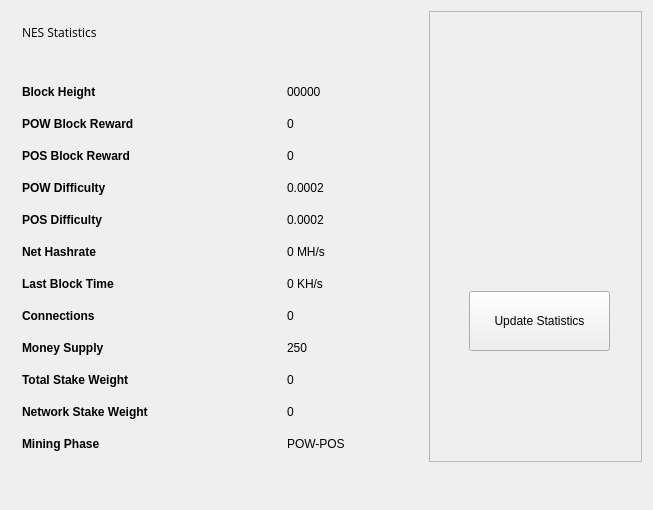
<?xml version="1.0" encoding="UTF-8"?>
<ui version="4.0">
 <class>StatisticsPage</class>
 <widget class="QWidget" name="StatisticsPage">
  <property name="windowModality">
   <enum>Qt::NonModal</enum>
  </property>
  <property name="geometry">
   <rect>
    <x>0</x>
    <y>0</y>
    <width>653</width>
    <height>510</height>
   </rect>
  </property>
  <property name="windowTitle">
   <string>Digging</string>
  </property>
  <property name="styleSheet">
   <string notr="true">font-family:'Open Sans, sans-serif';</string>
  </property>
  <layout class="QGridLayout" name="gridLayout">
   <property name="sizeConstraint">
    <enum>QLayout::SetMaximumSize</enum>
   </property>
   <item row="0" column="1">
    <widget class="QFrame" name="frame">
     <property name="minimumSize">
      <size>
       <width>213</width>
       <height>0</height>
      </size>
     </property>
     <property name="frameShape">
      <enum>QFrame::StyledPanel</enum>
     </property>
     <property name="frameShadow">
      <enum>QFrame::Raised</enum>
     </property>
     <widget class="QPushButton" name="startButton">
      <property name="geometry">
       <rect>
        <x>40</x>
        <y>280</y>
        <width>141</width>
        <height>60</height>
       </rect>
      </property>
      <property name="sizePolicy">
       <sizepolicy hsizetype="Fixed" vsizetype="Fixed">
        <horstretch>0</horstretch>
        <verstretch>0</verstretch>
       </sizepolicy>
      </property>
      <property name="minimumSize">
       <size>
        <width>120</width>
        <height>60</height>
       </size>
      </property>
      <property name="autoFillBackground">
       <bool>false</bool>
      </property>
      <property name="styleSheet">
       <string notr="true"/>
      </property>
      <property name="text">
       <string>Update Statistics</string>
      </property>
     </widget>
     <widget class="QLabel" name="label">
      <property name="geometry">
       <rect>
        <x>10</x>
        <y>10</y>
        <width>191</width>
        <height>191</height>
       </rect>
      </property>
      <property name="text">
       <string/>
      </property>
      <property name="pixmap">
       <pixmap resource="../bitcoin.qrc">:/icons/coinbg</pixmap>
      </property>
      <property name="scaledContents">
       <bool>true</bool>
      </property>
     </widget>
    </widget>
   </item>
   <item row="0" column="0">
    <widget class="QFrame" name="gridFrame_2">
     <layout class="QGridLayout" name="gridLayout_4">
      <item row="3" column="0">
       <layout class="QFormLayout" name="formLayout_2">
        <property name="fieldGrowthPolicy">
         <enum>QFormLayout::FieldsStayAtSizeHint</enum>
        </property>
        <property name="horizontalSpacing">
         <number>139</number>
        </property>
        <property name="verticalSpacing">
         <number>18</number>
        </property>
        <property name="rightMargin">
         <number>0</number>
        </property>
        <item row="1" column="0">
         <widget class="QLabel" name="label_14">
          <property name="text">
           <string>&lt;html&gt;&lt;head/&gt;&lt;body&gt;&lt;p&gt;&lt;span style=&quot; font-weight:600;&quot;&gt;Block Height&lt;/span&gt;&lt;/p&gt;&lt;/body&gt;&lt;/html&gt;</string>
          </property>
         </widget>
        </item>
        <item row="1" column="1">
         <widget class="QLabel" name="heightBox">
          <property name="text">
           <string>00000</string>
          </property>
         </widget>
        </item>
        <item row="2" column="0">
         <widget class="QLabel" name="label_12">
          <property name="text">
           <string>&lt;html&gt;&lt;head/&gt;&lt;body&gt;&lt;p&gt;&lt;span style=&quot; font-weight:600;&quot;&gt;POW Block Reward&lt;/span&gt;&lt;/p&gt;&lt;/body&gt;&lt;/html&gt;</string>
          </property>
         </widget>
        </item>
        <item row="2" column="1">
         <widget class="QLabel" name="rewardBox">
          <property name="text">
           <string>0</string>
          </property>
         </widget>
        </item>
        <item row="3" column="0">
         <widget class="QLabel" name="label_17">
          <property name="text">
           <string>&lt;html&gt;&lt;head/&gt;&lt;body&gt;&lt;p&gt;&lt;span style=&quot; font-weight:600;&quot;&gt;POS Block Reward&lt;/span&gt;&lt;/p&gt;&lt;/body&gt;&lt;/html&gt;</string>
          </property>
         </widget>
        </item>
        <item row="3" column="1">
         <widget class="QLabel" name="posrewardBox">
          <property name="text">
           <string>0</string>
          </property>
         </widget>
        </item>
        <item row="4" column="0">
         <widget class="QLabel" name="label_13">
          <property name="text">
           <string>&lt;html&gt;&lt;head/&gt;&lt;body&gt;&lt;p&gt;&lt;span style=&quot; font-weight:600;&quot;&gt;POW Difficulty&lt;/span&gt;&lt;/p&gt;&lt;/body&gt;&lt;/html&gt;</string>
          </property>
         </widget>
        </item>
        <item row="4" column="1">
         <widget class="QLabel" name="diffBox">
          <property name="text">
           <string>0.0002</string>
          </property>
         </widget>
        </item>
        <item row="5" column="0">
         <widget class="QLabel" name="label_9">
          <property name="text">
           <string>&lt;html&gt;&lt;head/&gt;&lt;body&gt;&lt;p&gt;&lt;span style=&quot; font-weight:600;&quot;&gt;POS Difficulty&lt;/span&gt;&lt;/p&gt;&lt;/body&gt;&lt;/html&gt;</string>
          </property>
         </widget>
        </item>
        <item row="5" column="1">
         <widget class="QLabel" name="diffBox2">
          <property name="text">
           <string>0.0002</string>
          </property>
         </widget>
        </item>
        <item row="6" column="1">
         <widget class="QLabel" name="pawrateBox">
          <property name="text">
           <string>0 MH/s</string>
          </property>
         </widget>
        </item>
        <item row="7" column="0">
         <widget class="QLabel" name="label3_2">
          <property name="sizePolicy">
           <sizepolicy hsizetype="Preferred" vsizetype="Maximum">
            <horstretch>0</horstretch>
            <verstretch>0</verstretch>
           </sizepolicy>
          </property>
          <property name="text">
           <string>&lt;html&gt;&lt;head/&gt;&lt;body&gt;&lt;p&gt;&lt;span style=&quot; font-weight:600;&quot;&gt;Last Block Time&lt;/span&gt;&lt;/p&gt;&lt;/body&gt;&lt;/html&gt;</string>
          </property>
         </widget>
        </item>
        <item row="7" column="1">
         <widget class="QLabel" name="localBox">
          <property name="text">
           <string>0 KH/s</string>
          </property>
         </widget>
        </item>
        <item row="8" column="0">
         <widget class="QLabel" name="label1_2">
          <property name="text">
           <string>&lt;html&gt;&lt;head/&gt;&lt;body&gt;&lt;p&gt;&lt;span style=&quot; font-weight:600;&quot;&gt;Connections&lt;/span&gt;&lt;/p&gt;&lt;/body&gt;&lt;/html&gt;</string>
          </property>
         </widget>
        </item>
        <item row="8" column="1">
         <widget class="QLabel" name="connectionBox">
          <property name="text">
           <string>0</string>
          </property>
         </widget>
        </item>
        <item row="9" column="0">
         <widget class="QLabel" name="label_8">
          <property name="text">
           <string>&lt;html&gt;&lt;head/&gt;&lt;body&gt;&lt;p&gt;&lt;span style=&quot; font-weight:600;&quot;&gt;Money Supply&lt;/span&gt;&lt;/p&gt;&lt;/body&gt;&lt;/html&gt;</string>
          </property>
         </widget>
        </item>
        <item row="9" column="1">
         <widget class="QLabel" name="volumeBox">
          <property name="text">
           <string>250</string>
          </property>
         </widget>
        </item>
        <item row="10" column="0">
         <widget class="QLabel" name="label_10">
          <property name="text">
           <string>&lt;html&gt;&lt;head/&gt;&lt;body&gt;&lt;p&gt;&lt;span style=&quot; font-weight:600;&quot;&gt;Total Stake Weight&lt;/span&gt;&lt;/p&gt;&lt;/body&gt;&lt;/html&gt;</string>
          </property>
         </widget>
        </item>
        <item row="10" column="1">
         <widget class="QLabel" name="minBox">
          <property name="text">
           <string>0</string>
          </property>
         </widget>
        </item>
        <item row="11" column="0">
         <widget class="QLabel" name="label_11">
          <property name="text">
           <string>&lt;html&gt;&lt;head/&gt;&lt;body&gt;&lt;p&gt;&lt;span style=&quot; font-weight:600;&quot;&gt;Network Stake Weight&lt;/span&gt;&lt;/p&gt;&lt;/body&gt;&lt;/html&gt;</string>
          </property>
         </widget>
        </item>
        <item row="11" column="1">
         <widget class="QLabel" name="maxBox">
          <property name="text">
           <string>0</string>
          </property>
         </widget>
        </item>
        <item row="12" column="0">
         <widget class="QLabel" name="label_15">
          <property name="text">
           <string>&lt;html&gt;&lt;head/&gt;&lt;body&gt;&lt;p&gt;&lt;span style=&quot; font-weight:600;&quot;&gt;Mining Phase&lt;/span&gt;&lt;/p&gt;&lt;/body&gt;&lt;/html&gt;</string>
          </property>
         </widget>
        </item>
        <item row="12" column="1">
         <widget class="QLabel" name="cBox">
          <property name="text">
           <string>POW-POS</string>
          </property>
         </widget>
        </item>
        <item row="6" column="0">
         <widget class="QLabel" name="label_16">
          <property name="text">
           <string>&lt;html&gt;&lt;head/&gt;&lt;body&gt;&lt;p&gt;&lt;span style=&quot; font-weight:600;&quot;&gt;Net Hashrate&lt;/span&gt;&lt;/p&gt;&lt;/body&gt;&lt;/html&gt;</string>
          </property>
         </widget>
        </item>
       </layout>
      </item>
      <item row="1" column="0">
       <layout class="QHBoxLayout" name="horizontalLayout_4">
        <property name="spacing">
         <number>7</number>
        </property>
        <item>
         <widget class="QLabel" name="label_5">
          <property name="font">
           <font>
            <family>Open Sans, sans-serif</family>
           </font>
          </property>
          <property name="text">
           <string>NES Statistics</string>
          </property>
         </widget>
        </item>
        <item>
         <spacer name="horizontalSpacer_2">
          <property name="orientation">
           <enum>Qt::Horizontal</enum>
          </property>
          <property name="sizeHint" stdset="0">
           <size>
            <width>40</width>
            <height>20</height>
           </size>
          </property>
         </spacer>
        </item>
       </layout>
      </item>
      <item row="2" column="0">
       <spacer name="verticalSpacer_2">
        <property name="orientation">
         <enum>Qt::Vertical</enum>
        </property>
        <property name="sizeHint" stdset="0">
         <size>
          <width>20</width>
          <height>40</height>
         </size>
        </property>
       </spacer>
      </item>
     </layout>
    </widget>
   </item>
   <item row="1" column="0">
    <spacer name="verticalSpacer">
     <property name="orientation">
      <enum>Qt::Vertical</enum>
     </property>
     <property name="sizeHint" stdset="0">
      <size>
       <width>20</width>
       <height>40</height>
      </size>
     </property>
    </spacer>
   </item>
  </layout>
 </widget>
 <layoutdefault spacing="6" margin="11"/>
 <resources>
  <include location="../bitcoin.qrc"/>
 </resources>
 <connections/>
</ui>
